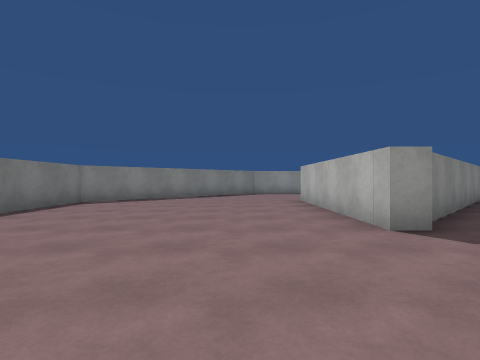
view 1 (above)

21 first-person views from a walk through a scene from a Unity 3-D project. The camera is 1.2 m above the floor, looks level and sees 80° across. The floor is counted in squares, 2 m on a side. Each view is taken from the middle of a square. On the plan, view 1 faces up. The plan holds only what a view shows up to about 9 squares ahead; the rest is blank. The place goes on beyond the plan. Surface patterns are stand-ins for the level's own textures.

view 2
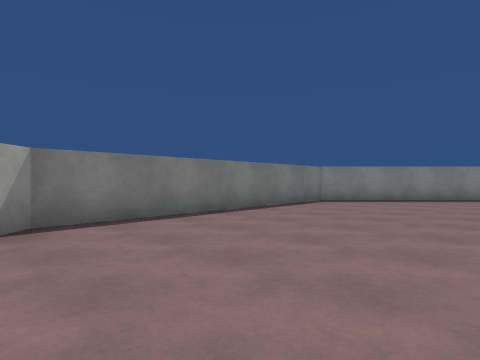

view 3
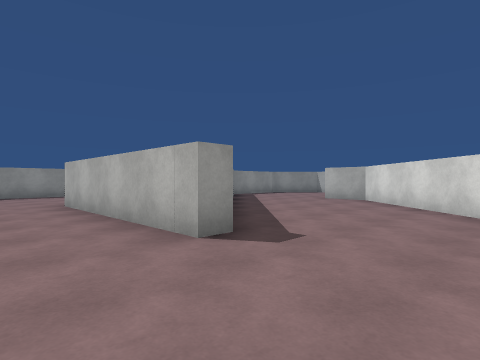

view 4
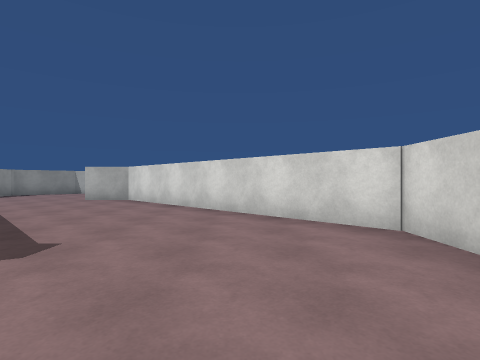

view 5
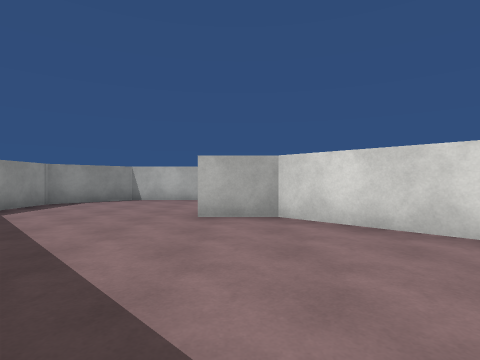

view 6
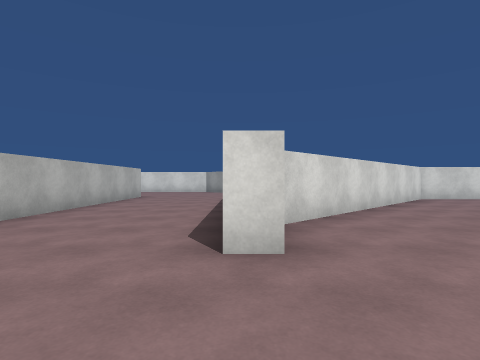

view 7
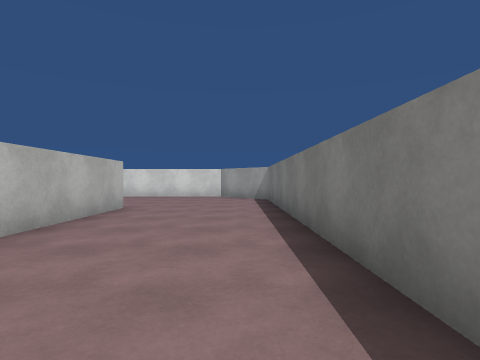

view 8
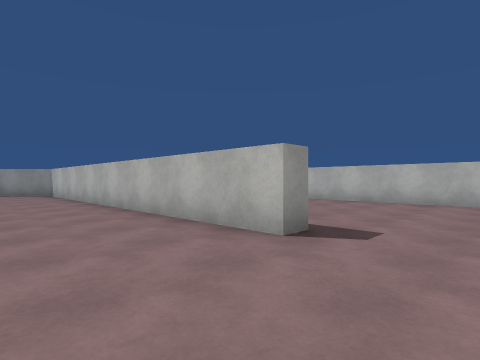

view 9
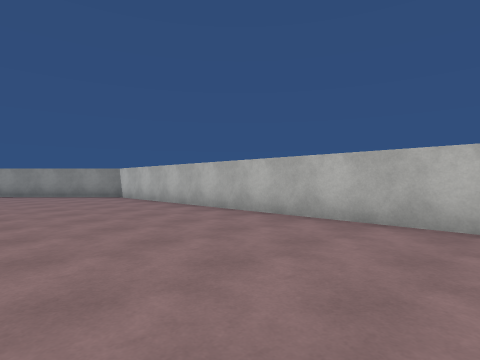

view 10
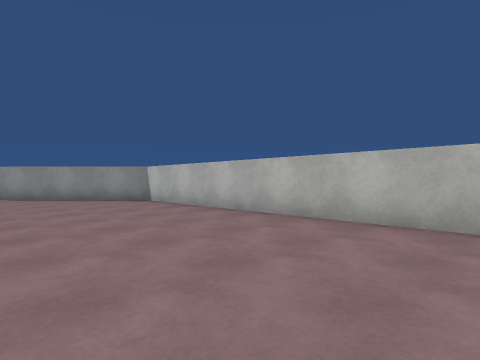

view 11
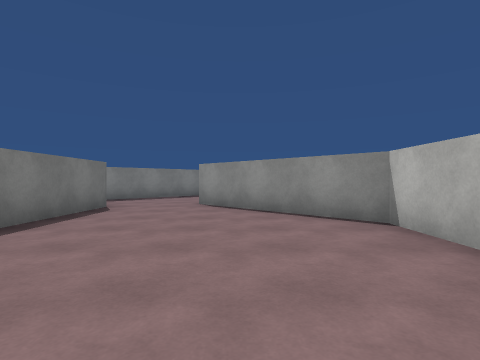

view 12
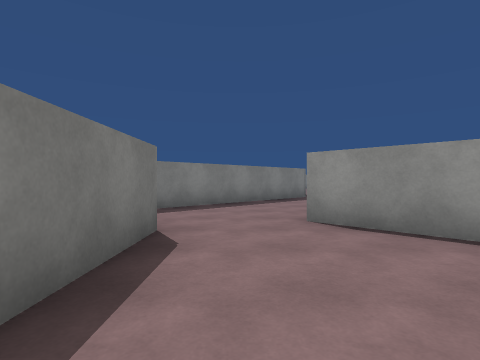

view 13
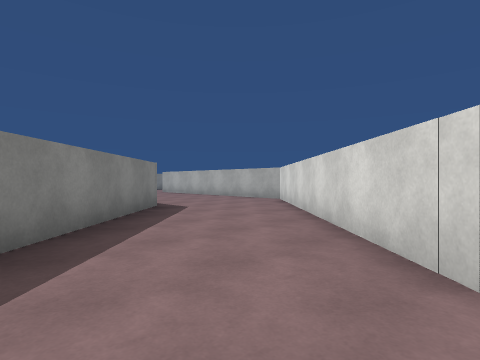

view 14
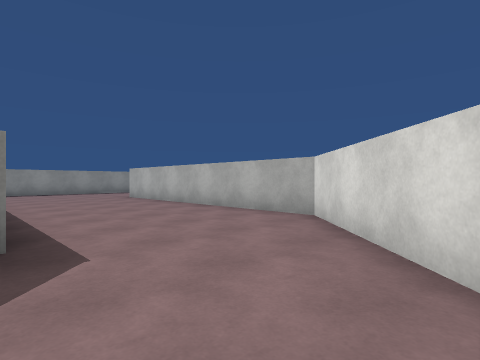

view 15
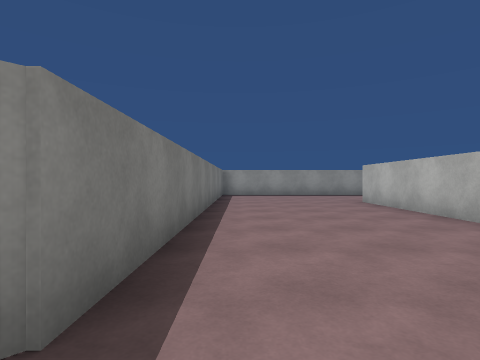

view 16
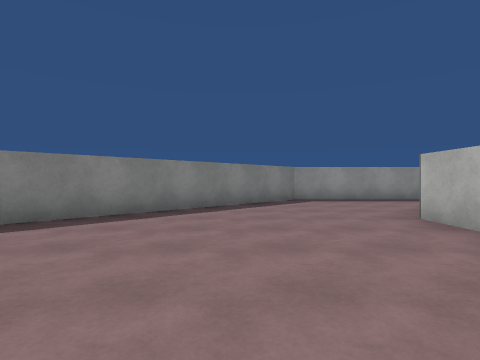

view 17
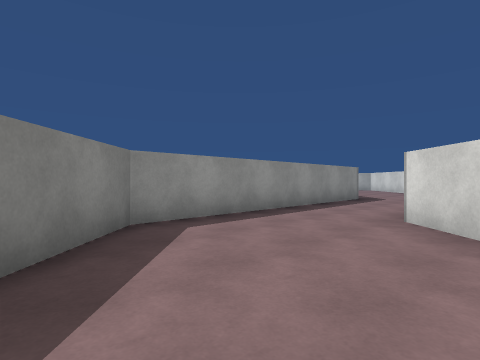

view 18
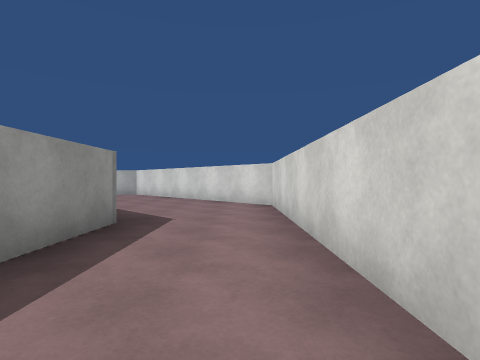

view 19
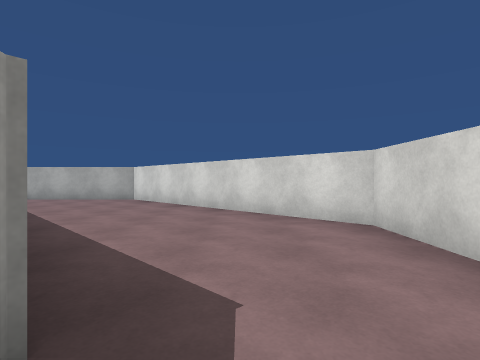

view 20
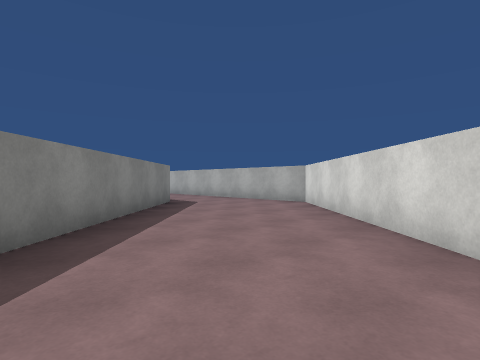

view 21
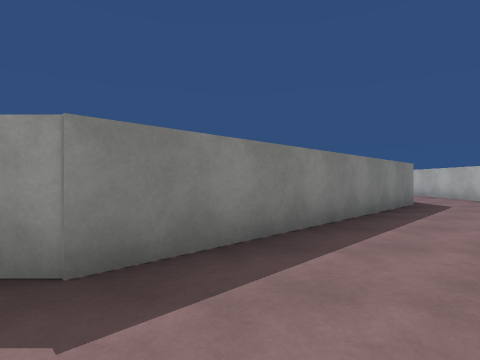

### Floor plan
Points are (right, up) in squares from view 1. A wall is a line through its corners. A room is listed if a view was taken in it or the views show most of it. See-through windows are left out.
Room 1 (views 1, 2, 3, 4, 5, 6, 7, 8, 16, 17, 18, 19, 20, 21)
walls: (7, 8.3) (2.8, 4.1); (4.9, 10.2) (10.8, 10.2) (15.8, 15.3) (15.8, 20); (2.6, 9.3) (3.6, 10.2); (9.1, 3) (9.1, -4.5); (2.4, 3.4) (1.8, 3.4) (1.8, 8.5); (1.5, -0.9) (3.3, -0.9) (8.6, 4.4) (8.6, 5.7) (9.2, 5.7); (12.5, -2.2) (12.5, 8.1) (10.9, 9.7) (9.6, 9.7); (13.3, 18.1) (8, 12.7) (0.7, 12.7) (-4.3, 7.8) (-4.3, 0.7) (-4, 0.3)
ways out: opening at (13, -3.5) to room 2
Room 2 (views 9, 10, 11, 12)
walls: (13.1, -2.2) (12.5, -2.2); (18.1, -3.8) (18.1, 6) (15, 9.2); (13, 8.4) (13, 5.5)
ways out: opening at (13, -3.5) to room 1; opening at (14, 9) to room 3
Room 3 (views 13, 14, 15)
walls: (16.3, 21.5) (16.3, 15.1) (11.9, 10.6); (15, 9.2) (20.3, 14.5) (20.3, 21.5)
ways out: opening at (14, 9) to room 2

Positions as (right, up) in squares from view 1, and headings:
1: (0, 0), facing up
2: (0, 0), facing up-left
3: (0, 1), facing up-right
4: (0, 1), facing right
5: (4, 5), facing right
6: (9, 8), facing down
7: (10, 4), facing down
8: (10, -4), facing up-right
9: (14, -4), facing up-right
10: (14, -2), facing up-right
11: (16, 2), facing up
12: (14, 5), facing up
13: (13, 9), facing up-right
14: (16, 12), facing up-right
15: (17, 14), facing up
16: (-1, 4), facing up
17: (-1, 9), facing up-right
18: (4, 11), facing right
19: (7, 12), facing right
20: (9, 11), facing up-right
21: (9, 11), facing up
